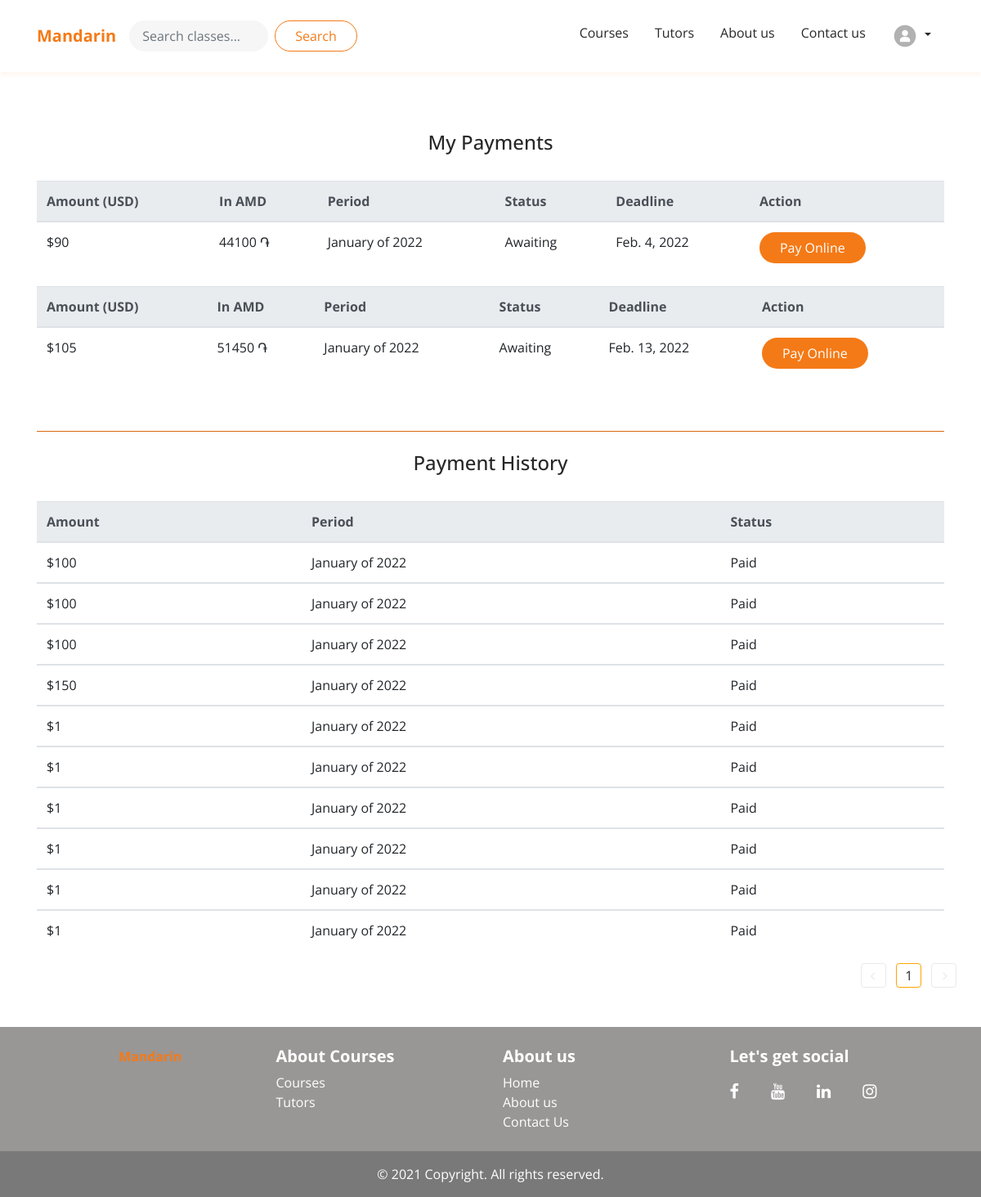
The app's page /payments/ (signed in) with its own data.
### users/models.py (models this page shows, shortened)
class Payment(models.Model):
    JAN = "January"
    FEB = "February"
    MAR = "March"
    APR = "April"
    MAY = "May"
    JUN = "June"
    JUL = "Jule"
    AUG = "August"
    SEP = "September"
    OCT = "October"
    NOV = "November"
    DEC = "December"
    MONTH_CHOICES = (
        (JAN, "January"),
        (FEB, "February"),
        (MAR, "March"),
        (APR, "APRIL"),
        (MAY, "MAY"),
        (JUN, "JUNE"),
        (JUL, "JULE"),
        (AUG, "August"),
        (SEP, "September"),
        (OCT, "October"),
        (NOV, "November"),
        (DEC, "December")
    )
    student = models.ForeignKey(Student, on_delete=models.CASCADE)
    amount = models.IntegerField(null=True, default=0)
    month = models.CharField(max_length=9, choices=MONTH_CHOICES,default="January")
    year = models.IntegerField(max_length=4, choices=year_choices(), default=current_year())
    is_deadline = models.BooleanField(default=True)
    deadline = models.DateField(default=deadline_day())
    is_paid = models.BooleanField(default=False)
    amount_of_lessons = models.IntegerField(max_length=4, default=1)
    canceled_lessons = models.IntegerField(max_length=4, default=0)
    create_at = models.DateTimeField(auto_now_add=True)
    update_at = models.DateTimeField(auto_now=True)

### users/views.py (the view, shortened to what this page needs)
# urls.py: path('payments/', user_views.payments, name='payments'),
@login_required
def payments(request):
    if request.user.is_teacher:
        redirect_url = '/teacher/' + str(request.user.teacher.id)
        response = redirect(redirect_url)
        return response
    else:
        payments_list = Payment.objects.filter(student__user=request.user)
        not_paid = payments_list.filter(is_paid=False)
        paid_payments_list = payments_list.filter(is_paid=True)
        return render(request, 'users/payments.html',{
            'payments_list': paid_payments_list,
            'not_paid_payment': not_paid,
            'payment_status': 'default'
        })

### users/templates/users/payments.html (shortened to what this page needs)
{% extends "base.html" %} {% load crispy_forms_tags %} {% block content %}
<div class="container py-5">
	<div class='payment-info'>
		<div class='payment-table'>
			<h4 class="text-center py-4">My Payments</h4>
			  {% for payment in not_paid_payment %}
			<div class="table-responsive-md">
			<table class="table">
			  <thead class="thead-light">
				<tr>
				  <th scope="col">Amount (USD)</th>
					<th scope="col">In AMD</th>
				  <th scope="col">Period</th>
				  <th scope="col">Status</th>
				  <th scope="col">Deadline</th>
				  <th scope="col">Action</th>
				</tr>
			  </thead>
			  <tbody>
				<tr>
				  <td>${{payment.amount}}</td>
					<td>{% widthratio payment.amount 1 490 %} ֏</td>
				  <td>{{payment.month}} of {{payment.year}} </td>
				  <td>{% if payment.is_paid %}
						Paid
					  {% else %}
						Awaiting
					  {% endif %}
				  </td>
					{% if payment.is_deadline %}
				  <td>{{payment.deadline}}</td>
					{% endif %}
				  <td>
				  {% if not payment.is_paid %}
					<button class="btn secondary-button" type="submit">
					  <a href="{% url 'make_order' %}">Pay Online</a>
					</button>
				  {% endif %}
				  </td>
				</tr>
			  </tbody>
			</table>
			</div>
			{% endfor %}
		</div>
		<div class='payment-history-table'>
			<h4 class="text-center py-4">Payment History</h4>
			{% if payments_list %}
			<div class="table-responsive-md">
			<table class="table">
			  <thead class="thead-light">
				<tr>
				  <th scope="col">Amount</th>
				  <th scope="col">Period</th>
				  <th scope="col">Status</th>
				</tr>
			  </thead>
				{% for payment in payments_list %}
			  <tbody>
				<tr>
				  <td>${{payment.amount}}</td>
				  <td>{{payment.month}} of {{payment.year}}</td>
				  <td>{% if payment.is_paid %}
						Paid
					  {% else %}
						Awaiting
					  {% endif %}</td>
				</tr>
			  </tbody>
				{% endfor %}
			</table>
			</div>
			 <div class="row justify-content-end pagination">
			  <div class="page-links {% if not page_obj.has_next %} disabled {% endif %}">
				<a class="pr-2" href="#"
				  ><i class="fa fa-angle-left" aria-hidden="true"></i
				></a>
			  </div>
			  <div class="page-links">
				<span class="page-current">
				  1
				</span>
			  </div>
			  <div class="page-links {% if not page_obj.has_next %} disabled {% endif %}">
				<a class="pl-2" href="#"
				  ><i class="fa fa-angle-right" aria-hidden="true"></i
				></a>
			  </div>
			</div>
			{% endif %}
		</div>
	</div>
  {% endblock content %}

### courses/static/products/main.css (style rules this page uses)
* { box-sizing: border-box; }
body { font-family: 'Open sans'; color: #272727; font-size: 16px; position: relative; margin: 0; padding: 0; }
.container { position: relative; }
a, a:hover { color: #272727; text-decoration: none; }
.secondary-button { border-radius: 20px; background-color: #f47a17; color: #ffffff; padding: 6px 24px; white-space: nowrap; }
.secondary-button a { color: #ffffff; }
.payment-table { padding-bottom: 48px; border-bottom: 1px solid #d8690e; }
.pagination { column-gap: 12px; }
.pagination .page-links { border: 1px solid orange; padding: 2px 10px; border-radius: 4px; }
.pagination .page-links:first-child { padding: 2px 5px 2px 10px; }
.pagination .page-links:last-child { padding: 2px 10px 2px 5px; }
.pagination .page-links.disabled { border: 1px solid #eaeaea; pointer-events: none; }
.pagination .page-links.disabled i { color: #eaeaea; }

### records on screen
Payment: amount "90", amount "44100", month "January", year "2022", is_paid "Awaiting", deadline "Feb. 4, 2022"
Payment: amount "105", amount "51450", month "January", year "2022", is_paid "Awaiting", deadline "Feb. 13, 2022"
Payment: amount "100", month "January", year "2022", is_paid "Paid"
Payment: amount "100", month "January", year "2022", is_paid "Paid"
Payment: amount "100", month "January", year "2022", is_paid "Paid"
Payment: amount "150", month "January", year "2022", is_paid "Paid"
Payment: amount "1", month "January", year "2022", is_paid "Paid"
Payment: amount "1", month "January", year "2022", is_paid "Paid"
Payment: amount "1", month "January", year "2022", is_paid "Paid"
Payment: amount "1", month "January", year "2022", is_paid "Paid"
Payment: amount "1", month "January", year "2022", is_paid "Paid"
Payment: amount "1", month "January", year "2022", is_paid "Paid"
